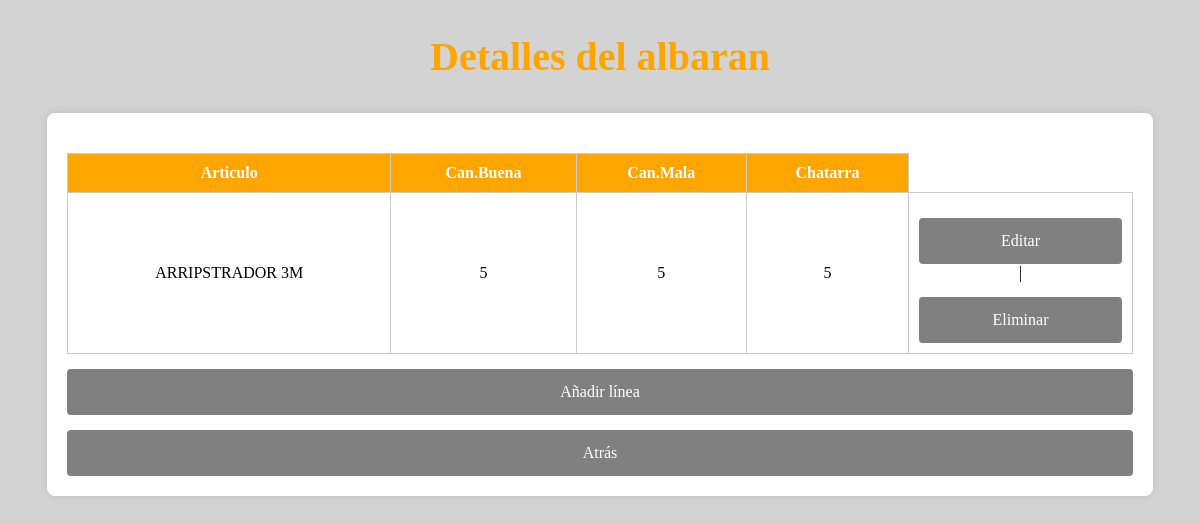
Page /detalle_albaran/50/ on the earlier database version.
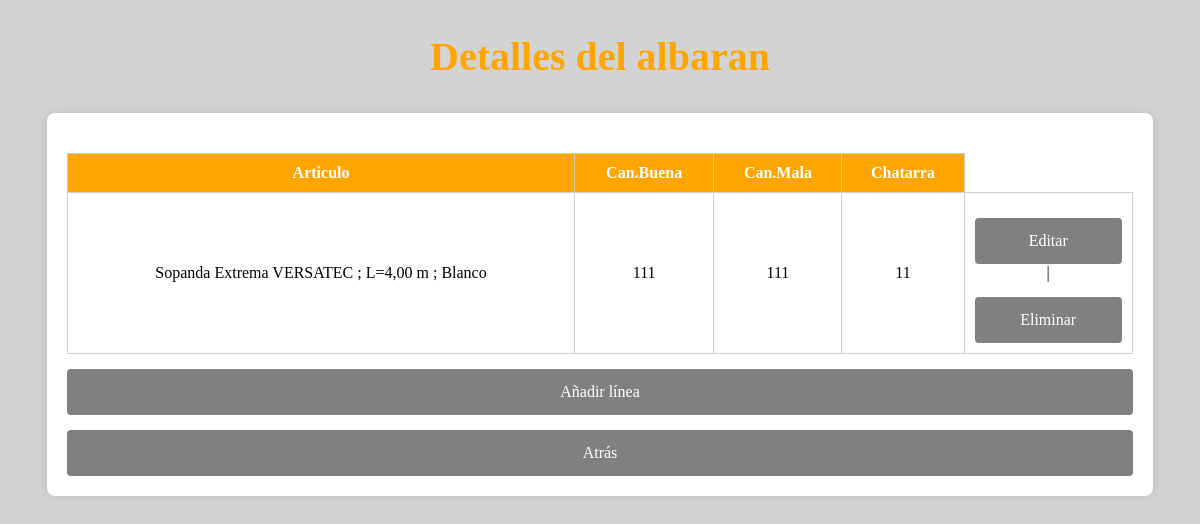
Same page on the later database version.
### pda/models.py (models this page shows, shortened)
class LineaArticulo(models.Model):
    albaran = models.ForeignKey(AlbaranDevolucion, on_delete=models.CASCADE, related_name='lineas')
    idArticulo=models.IntegerField(null=True, blank=True)
    cantidad_buena=models.IntegerField(null=True, blank=True)
    cantidad_mala=models.IntegerField(null=True, blank=True)
    chatarra=models.IntegerField(null=True, blank=True)

class Articulo(models.Model):
    nombre=models.TextField(null=True,blank=True)

### pda/views.py (the view)
# urls.py: path('detalle_albaran/<int:albaran_id>/',detalles_albaran, name='detalle_albaran'),
def detalles_albaran(request,albaran_id):
    albaran=get_object_or_404(AlbaranDevolucion,id=albaran_id)
    articulos=LineaArticulo.objects.filter(albaran=albaran) #Obtenemos las lineas asociadas al albaran
    articulos_dict = get_articulos_dict()
    for linea in articulos:
        linea.nombre_articulo=articulos_dict.get(linea.idArticulo)
    return render(request,'detalle_albaran.html',{
        'albaran':albaran,
        'articulos':articulos,
    })

### pda/utils.py (called while the page is built)
def get_articulos_dict():
    return {art.id:art.nombre for art in Articulo.objects.all()}

### templates/detalle_albaran.html (shortened to what this page needs)
<!DOCTYPE html>
<html lang="en">
<head>
</head>
<body>
    <h2>Detalles del albaran</h2>
    <div class="container">
        <div class="form-container">
            <table>
                <thead>
                    <tr>
                        <th>Articulo</th>
                        <th>Can.Buena</th>
                        <th>Can.Mala</th>
                        <th>Chatarra</th>
                    </tr>
                </thead>
                <tbody>
                    {% for a in articulos %}
                    <tr>
                        <td>{{ a.nombre_articulo }}</td>
                        <td>{{ a.cantidad_buena }}</td>
                        <td>{{ a.cantidad_mala }}</td>
                        <td>{{ a.chatarra }}</td>
                        <td>
                            <a href="{% url 'editar_linea' a.id %}">Editar</a> |
                            <a href="{% url 'eliminar_linea' a.id %}" onclick="return confirm('¿Estas seguro de que deseas eliminar esta linea?');">Eliminar</a>
                        </td>
                    </tr>
                    {% endfor %}
                </tbody>
            </table>
            <a href="{% url 'añadir_lineas' albaran.id %}">Añadir línea</a>
            <a  href="{% url 'listaAlbaranes' %}"> Atrás</a>
        </div>
    </div>
</body>
</html>

### templates/detalle_albaran.html (style rules this page uses)
body { background-color: lightgrey; }
h2 { text-align: center; color: orange; font-size: 40px; }
.container { display: flex; justify-content: center; margin-top: 20px; }
.form-container { background-color: white; padding: 20px; border-radius: 8px; box-shadow: 0 0 10px rgba(0, 0, 0, 0.1); width: 90%; overflow-x: auto; }
table { width: 100%; border-collapse: collapse; margin-top: 20px; }
th, td { border: 1px solid #ccc; padding: 10px; text-align: center; }
th { background-color: orange; color: white; }
a { text-decoration: none; color: white; display: block; background-color: grey; padding: 14px 20px; text-align: center; margin-top: 15px; width: 100%; box-sizing: border-box; border-radius: 4px; }

Differences in the rows shown:
removed LineaArticulo: nombre_articulo "ARRIPSTRADOR 3M", cantidad_buena "5", cantidad_mala "5", chatarra "5"
added LineaArticulo: nombre_articulo "Sopanda Extrema VERSATEC ; L=4,00 m ; Blanco", cantidad_buena "111", cantidad_mala "111", chatarra "11"
